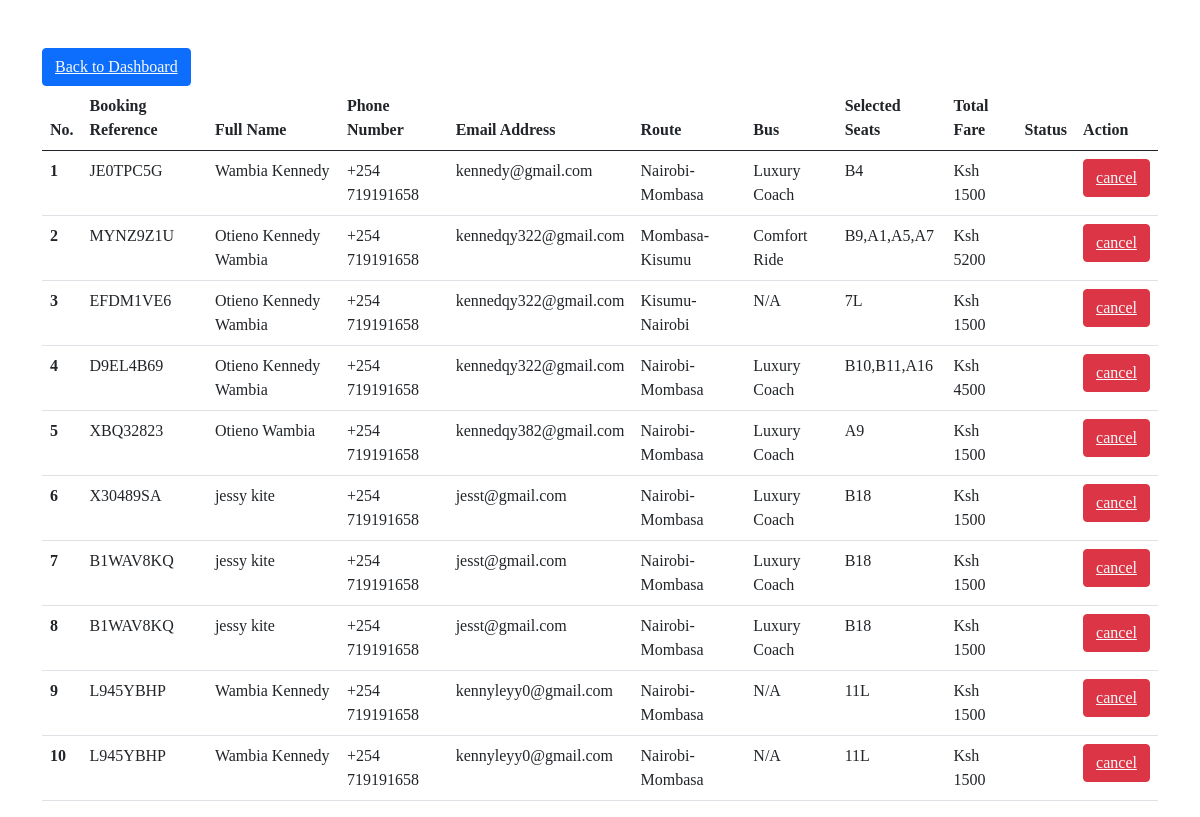
The page /viewbooking.php on the database its author committed.
### tables this page shows
CREATE TABLE `bookingdetails` (
  `booking_reference` varchar(60) NOT NULL,
  `fullname` varchar(60) NOT NULL,
  `phone` int(10) NOT NULL,
  `email` varchar(60) NOT NULL,
  `route` varchar(60) NOT NULL,
  `bus` varchar(60) NOT NULL,
  `selected_seats` varchar(60) NOT NULL,
  `total_fare` varchar(60) NOT NULL,
  `id` int(20) NOT NULL,
  `booking_date` timestamp(6) NOT NULL DEFAULT current_timestamp(6) ON UPDATE current_timestamp(6)
);

### viewbooking.php (the view, shortened to what this page needs)
<?php
    require ('connect.php');
?>
<!DOCTYPE html>
<html lang="en">
<head>
    <link rel="stylesheet" href="style.css">
    <link rel="stylesheet" href="bootstrap-5.0.2-dist/css/bootstrap.min.css">
    <link href="https://cdnjs.cloudflare.com/ajax/libs/bootstrap-icons/1.5.0/font/bootstrap-icons.min.css" rel="stylesheet">
</head>
<body>
    <div class="container">
        <button class="btn btn-primary mt-5"><a href="dashboard.php" class="text-light">Back to Dashboard</a></button>
        <table class="table">
            <thead>
                <tr>
                <th scope="col">No.</th>
                <th scope="col">Booking Reference</th>
                <th scope="col">Full Name</th>
                <th scope="col">Phone Number</th>
                <th scope="col">Email Address</th>
                <th scope="col">Route</th>
                <th scope="col">Bus</th>
                <th scope="col">Selected Seats</th>
                <th scope="col">Total Fare</th>
                <th scope="col">Status</th>
                <th scope="col">Action</th>
                </tr>
            </thead>
            <tbody>
                <?php
                    $sql = "SELECT * FROM bookingdetails";
                    $res = mysqli_query($conn,$sql);
                    if($res){
                        while ($row = mysqli_fetch_assoc($res)){
                            $id = $row["id"];
                            $BookingRef =$row["booking_reference"];
                            $FullName =$row["fullname"];
                            $Phone =$row["phone"];
                            $Email =$row["route"];
                            $Route =$row["email"];
                            $Bus =$row["bus"];
                            $Selected =$row["selected_seats"];
                            $TotalFare =$row["total_fare"];
                            echo '<tr>
                                    <th scope="row">'.$id.'</th>
                                    <td>'.$BookingRef.'</td>
                                    <td>'.$FullName.'</td>
                                    <td>+254 '.$Phone.'</td>
                                    <td>'.$Route.'</td>
                                    <td>'.$Email.'</td>
                                    <td>'.$Bus.'</td>
                                    <td>'.$Selected.'</td>
                                    <td>'.$TotalFare.'</td>
                                    <td></td>
                                    <td><button class="btn btn-danger"><a href="deletebus.php?deleteid='.$id.'" class="text-light">cancel</a></button></td>
                                  </tr>';
                        }
                    }
                ?>
            </tbody>
        </table>
    </div>
</body>
</html>

### style.css (style rules this page uses)
* { margin: 0; padding: 0; box-sizing: border-box; font-family: calibri; }

### rows shown on the page
bookingdetails: id "1", booking_reference "JE0TPC5G", fullname "Wambia Kennedy", phone "719191658", email "kennedy@gmail.com", route "Nairobi-Mombasa", bus "Luxury Coach", selected_seats "B4", total_fare "Ksh 1500"
bookingdetails: id "2", booking_reference "MYNZ9Z1U", fullname "Otieno Kennedy Wambia", phone "719191658", email "kennedqy322@gmail.com", route "Mombasa-Kisumu", bus "Comfort Ride", selected_seats "B9,A1,A5,A7", total_fare "Ksh 5200"
bookingdetails: id "3", booking_reference "EFDM1VE6", fullname "Otieno Kennedy Wambia", phone "719191658", email "kennedqy322@gmail.com", route "Kisumu-Nairobi", bus "N/A", selected_seats "7L", total_fare "Ksh 1500"
bookingdetails: id "4", booking_reference "D9EL4B69", fullname "Otieno Kennedy Wambia", phone "719191658", email "kennedqy322@gmail.com", route "Nairobi-Mombasa", bus "Luxury Coach", selected_seats "B10,B11,A16", total_fare "Ksh 4500"
bookingdetails: id "5", booking_reference "XBQ32823", fullname "Otieno Wambia", phone "719191658", email "kennedqy382@gmail.com", route "Nairobi-Mombasa", bus "Luxury Coach", selected_seats "A9", total_fare "Ksh 1500"
bookingdetails: id "6", booking_reference "X30489SA", fullname "jessy kite", phone "719191658", email "jesst@gmail.com", route "Nairobi-Mombasa", bus "Luxury Coach", selected_seats "B18", total_fare "Ksh 1500"
bookingdetails: id "7", booking_reference "B1WAV8KQ", fullname "jessy kite", phone "719191658", email "jesst@gmail.com", route "Nairobi-Mombasa", bus "Luxury Coach", selected_seats "B18", total_fare "Ksh 1500"
bookingdetails: id "8", booking_reference "B1WAV8KQ", fullname "jessy kite", phone "719191658", email "jesst@gmail.com", route "Nairobi-Mombasa", bus "Luxury Coach", selected_seats "B18", total_fare "Ksh 1500"
bookingdetails: id "9", booking_reference "L945YBHP", fullname "Wambia Kennedy", phone "719191658", email "kennyleyy0@gmail.com", route "Nairobi-Mombasa", bus "N/A", selected_seats "11L", total_fare "Ksh 1500"
bookingdetails: id "10", booking_reference "L945YBHP", fullname "Wambia Kennedy", phone "719191658", email "kennyleyy0@gmail.com", route "Nairobi-Mombasa", bus "N/A", selected_seats "11L", total_fare "Ksh 1500"
